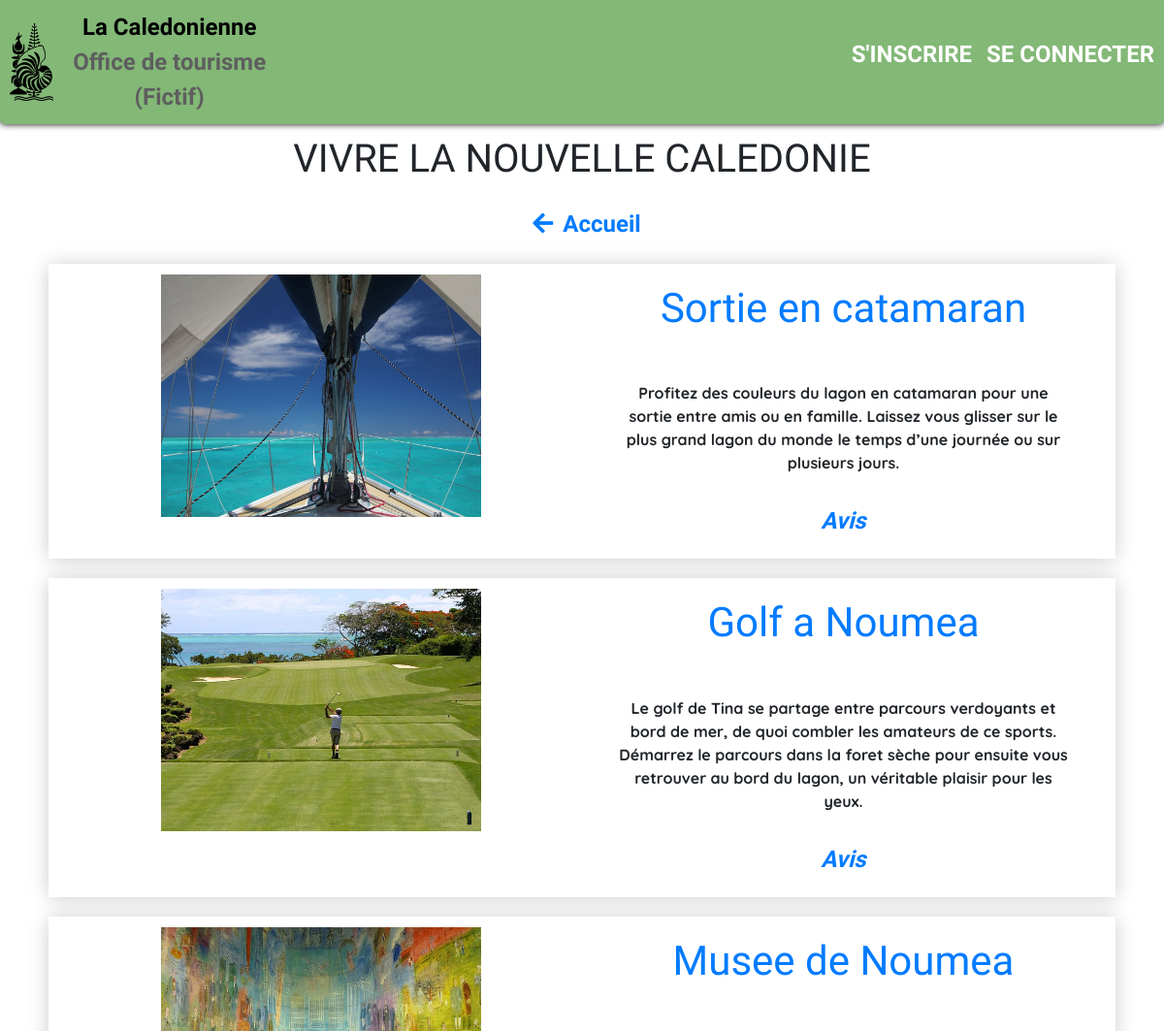
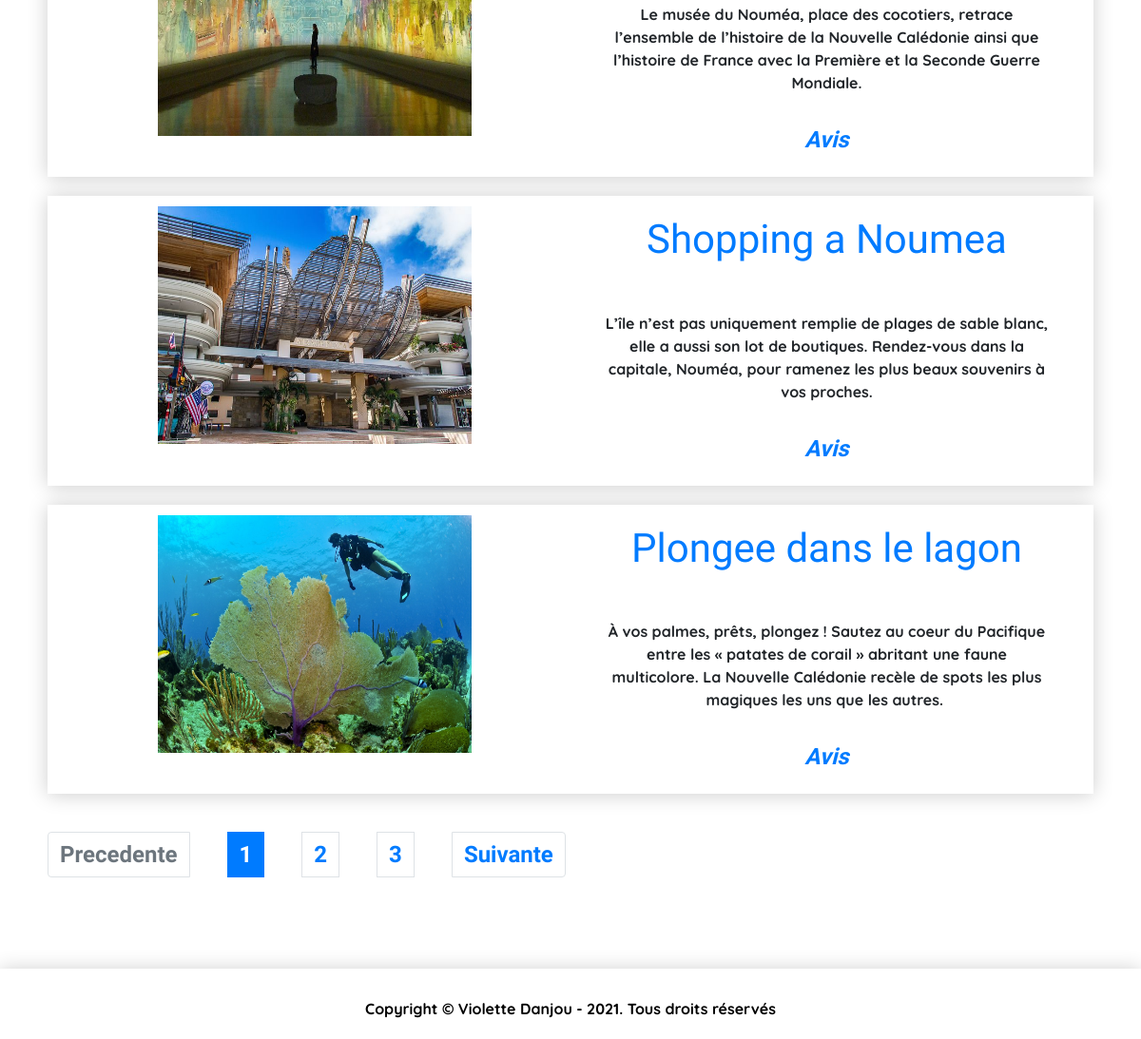
/index.php?action=listActivities, run on the app's committed database (2 pictures, top to bottom).
### tables this page shows
CREATE TABLE `activities` (
  `id` int(11) NOT NULL,
  `title` varchar(255) NOT NULL,
  `content` text NOT NULL,
  `picture` varchar(255) DEFAULT NULL,
  `weather` tinyint(4) NOT NULL DEFAULT '0'
);

### app/controller/controller_front.php (called while the page is built, shortened)
<?php
class controller_front
{
	function listActivities($currentPageActivities)
	{
	    $activitiesManager = new ActivitiesManager();
	    $allActivities = $activitiesManager->allActivities();
	    $nbrActivities = $allActivities->fetch();
	    $nbr = (int) $nbrActivities['nbrActivities'];
	   	$activitiesOfPage = 5;
	    $pagesActivities = ceil($nbr / $activitiesOfPage);
	   	$start = ($currentPageActivities-1)*$activitiesOfPage;
	    $listActivitiesManager = new ActivitiesManager();
	    $listActivities = $listActivitiesManager->getList($start, $activitiesOfPage);
	    require('app/view/listActivities.php');
	}
}

### app/model/ActivitiesManager.php (called while the page is built, shortened)
<?php
class ActivitiesManager extends Manager
{
       public function allActivities()
    {
        $db = $this->dbConnect();
        $allActivities = $db->query('SELECT COUNT(*) AS nbrActivities FROM activities');
        return $allActivities;
    }
    public function getList($start, $activitiesOfPage)
    {
    	$db = $this->dbConnect();
        $listactivities = $db->query('SELECT id, title, content, picture FROM activities ORDER BY id ASC LIMIT '. $start . ' , '. $activitiesOfPage);
        return $listactivities;
    }
}

### app/view/listActivities.php (the view, shortened to what this page needs)
<div class="container">
	<div class="row">
		<div>
			<h1>VIVRE LA NOUVELLE CALEDONIE</h1>
			<p>
			<?php 	if(isset($_SESSION['admin']) && ($_SESSION['admin'] != 0)):  ?>
						<a href="index.php?action=listActivitiesHotels">
							<i class="fas fa-arrow-left"></i>Accueil
						</a>
			<?php 	;
					else : ?>
						<a href="index.php?action=listActivitiesHotels">
							<i class="fas fa-arrow-left"></i>Accueil
						</a>
			<?php	endif; ?>
			</p>
			<div>
				<?php
       		    while ($data = $listActivities->fetch()) : ?>
                    <div class="news-list">
                    	<div class="col-lg-6">
                    		<a href="index.php?action=activity&amp;id=<?= $data['id'] ?>">
	                            <img class="img-home" src="<?= $data['picture'] ?>" alt="Photo de l'activite <?= $data['title'] ?>">
	                        </a>
                    	</div>
                        <div class="col-lg-6">
                        	<div class="news-text">
                                <h3>
                                    <a href="index.php?action=activity&amp;id=<?= $data['id'] ?>">
                                        <?= htmlspecialchars($data['title']) ; ?>
                                        <br/>
                                    </a>
                                </h3>
                                    <p><?= nl2br($data['content']) ?></p>
                                    <em class="link-opinions"><a href="index.php?action=activity&amp;id=<?= $data['id'] ?>">Avis</a></em>
                            </div>
                        </div>
                    </div>
                <?php
                endwhile;
                $listActivities->closeCursor(); ?>
                <nav>
                    <ul class="pagination">
                        <li class="page-item <?= ($currentPageActivities == 1) ? "disabled" : "" ?>">
                            <a href="./?action=listActivities&amp;page=<?= $currentPageActivities - 1 ?>" class="page-link">Precedente</a>
                        </li>
                        <?php for($page = 1; $page <= $pagesActivities; $page++): ?>
                            <li class="page-item <?= ($currentPageActivities == $page) ? "active" : "" ?>">
                                <a href="./?action=listActivities&amp;page=<?= $page ?>" class="page-link"><?= $page ?></a>
                            </li>
                        <?php endfor ?>
                            <li class="page-item <?= ($currentPageActivities == $pagesActivities) ? "disabled" : "" ?>">
                                <a href="./?action=listActivities&amp;page=<?= $currentPageActivities + 1 ?>" class="page-link">Suivante</a>
                            </li>
                    </ul>
                </nav>
            </div>
		</div>
	</div>
</div>
<?php $content = ob_get_clean();
require('app/view/template.php'); ?>

### index.php (shortened to what this page needs)
<?php
try {
	if (isset($_GET['action'])) {
        if ($_GET['action'] == 'listActivities') {
        	if(isset($_GET['page']) && !empty($_GET['page']) AND $_GET['page'] > 0) {
	            $currentPageActivities = $_GET['page'];
			}
			else {
		    	$currentPageActivities = 1;
			}
        	$listActivities = new controller_front();
			$listActivities->listActivities($currentPageActivities);
        }
	}
}
catch(\Exception $e) {
    require('app/view/errorView.php');
}

### app/view/template.php (shortened to what this page needs)
<!DOCTYPE html>
<html lang="fr-fr">
<head>
	<link rel="stylesheet" type="text/css" href="https://cdnjs.cloudflare.com/ajax/libs/font-awesome/5.11.2/css/all.min.css">
	<link rel="stylesheet" href="https://stackpath.bootstrapcdn.com/bootstrap/4.4.1/css/bootstrap.min.css">
	<link href="app/public/style.css" rel="stylesheet"/>
	<link rel="stylesheet" type="text/css" media="all and (max-width: 576px)" href="app/public/responsive.css">
</head>
<body>
    <div class="wrap">
        <header>
		    	<div id="div-logo">
		    		<a href="index.php">
		    			<img id="logo" src="app/public/pictures/logo.png" alt="Logo de l'emblème de la Nlle-Calédonie">
						<p id="p-logo">La Caledonienne <br/>
						<span id="span-logo">Office de tourisme <br/> (Fictif) </span></p>
					</a>
				</div>
				<nav id="nav-header">
					<ul>
						<?php
						if(isset($_SESSION['pseudo'])) : ?>
							<li id="button_profile"><a class="a-session" href="index.php?action=openProfile">COMPTE</a></li>
							<li id="button_signout"><a class="a-session" href="index.php?action=validSignout">DECONNEXION</a></li>
							<?php
							if($_SESSION['admin'] != 0) : ?>
								<li id="button_admin"><a class="a-session" href="index.php?action=openAdmin">ADMINISTRATION</a></li>
							<?php
							endif;
						;
						else : ?>
							<li id="button_signup"><a class="a-session" href="index.php?action=openSignup">S'INSCRIRE</a></li>
							<li id="button_signin"><a class="a-session" href="index.php?action=openSignin">SE CONNECTER</a></li>
						<?php
						endif;
						?>
					</ul>
				</nav>
		</header>
	   	<?= $content ?>
    </div>
	<footer>
    	<p> Copyright © Violette Danjou - 2021. Tous droits réservés</p>
    </footer>
</body>
</html>

### app/public/style.css (style rules this page uses)
html { height: 100%; }
body { margin: 0px; padding-top: 120px; font-family: 'Quicksand', cursive; font-weight: bold; text-align: center; height: 100%; }
h1 { font-family: 'Single Day', cursive; margin: 20px; }
h3 { font-family: 'Single Day', cursive; margin-bottom: 20px; color: #007bff; }
p { text-align: center; margin: 10px; }
a { font-family: 'Single Day', cursive; font-size: 1.5em; }
.fa-arrow-left { margin: 10px; }
img { width: 300px; height: auto; margin: 0px; border-radius: 0px; }
nav { display: flex; }
ul { display: flex; justify-content: space-around; padding: 0px; }
li { list-style-type: none; margin: 20px; }
header { position: fixed; width: 100%; display: flex; justify-content: space-between; top: 0; background: #83B877; border-radius: 0px 0px 5px 5px; box-shadow: 0px 0px 7px #000000; z-index: 100; }
#div-logo a { display: flex; justify-content: center; align-items: center; text-decoration: none; }
img#logo { width: auto; height: 80px; margin: 10px; }
#p-logo { color: #000000; text-align: center; }
#span-logo { color: #5E5E5E; }
#nav-header { display: flex; align-items: center; }
#button_profile, #button_signout, #button_admin, #button_signup, #button_signin { list-style-type: none; margin: 0px; }
a.a-session { margin: 5px; margin-right: 10px; text-decoration: none; color: #ffffff; }
.wrap { min-height: calc(100% - 235px); }
ul.pagination { flex-wrap: wrap; }
.img-home { width: 330px; height: 250px; text-align: center; }
.news-text { display: flex; flex-direction: column; justify-content: center; align-items: center; padding: 10px; }
.news-list { display: flex; justify-content: center; flex-wrap: wrap; margin: 20px; padding: 10px; border: 1px solid transparent; box-shadow: 0 1px 20px rgba(0, 0, 0, 0.2); }
footer { margin-top: 5%; padding: 20px; background-color: rgba(255, 255, 255, 0.7); color: #000000; box-shadow: 0 1px 20px rgba(0, 0, 0, 0.2); }
footer p { margin-bottom: 0px; text-align: center; }

### app/public/responsive.css (style rules this page uses)
body { padding-top: 60px; }
h1 { font-size: 1.7em; margin: 10px 0px 10px 0px; }
a { font-size: 1em; }
img { width: 260px; height: 150px; }
footer { margin-top: 7px; }
img#logo { width: auto; height: 40px; margin: 10px; }
#p-logo { font-size: 0.6em; }
#nav-header { font-size: 0.6em; }
li { margin: 10px; }
#div-weather, .img-home { margin: 0px; }
.img-home { width: 100%; height: 150px; border-radius: 0px; }
ul.pagination { flex-wrap: wrap; }
.news-list { margin: 20px; }

### data on the page
activities: picture (picture), title "Sortie en catamaran", content "Profitez des couleurs du lagon en catamaran pour une sortie entre amis ou en famille. Laissez vous glisser sur le plus grand lagon du monde le temps d’une journée ou sur plusieurs jours."
activities: picture (picture), title "Golf a Noumea", content "Le golf de Tina se partage entre parcours verdoyants et bord de mer, de quoi combler les amateurs de ce sports. Démarrez le parcours dans la foret sèche pour ensuite vous retrouver au bord du lagon, un véritable plaisir pour les yeux."
activities: picture (picture), title "Musee de Noumea", content "Le musée du Nouméa, place des cocotiers, retrace l’ensemble de l’histoire de la Nouvelle Calédonie ainsi que l’histoire de France avec la Première et la Seconde Guerre Mondiale."
activities: picture (picture), title "Shopping a Noumea", content "L’île n’est pas uniquement remplie de plages de sable blanc, elle a aussi son lot de boutiques. Rendez-vous dans la capitale, Nouméa, pour ramenez les plus beaux souvenirs à vos proches."
activities: picture (picture), title "Plongee dans le lagon", content "À vos palmes, prêts, plongez ! Sautez au coeur du Pacifique entre les « patates de corail » abritant une faune multicolore. La Nouvelle Calédonie recèle de spots les plus magiques les uns que les autres."
